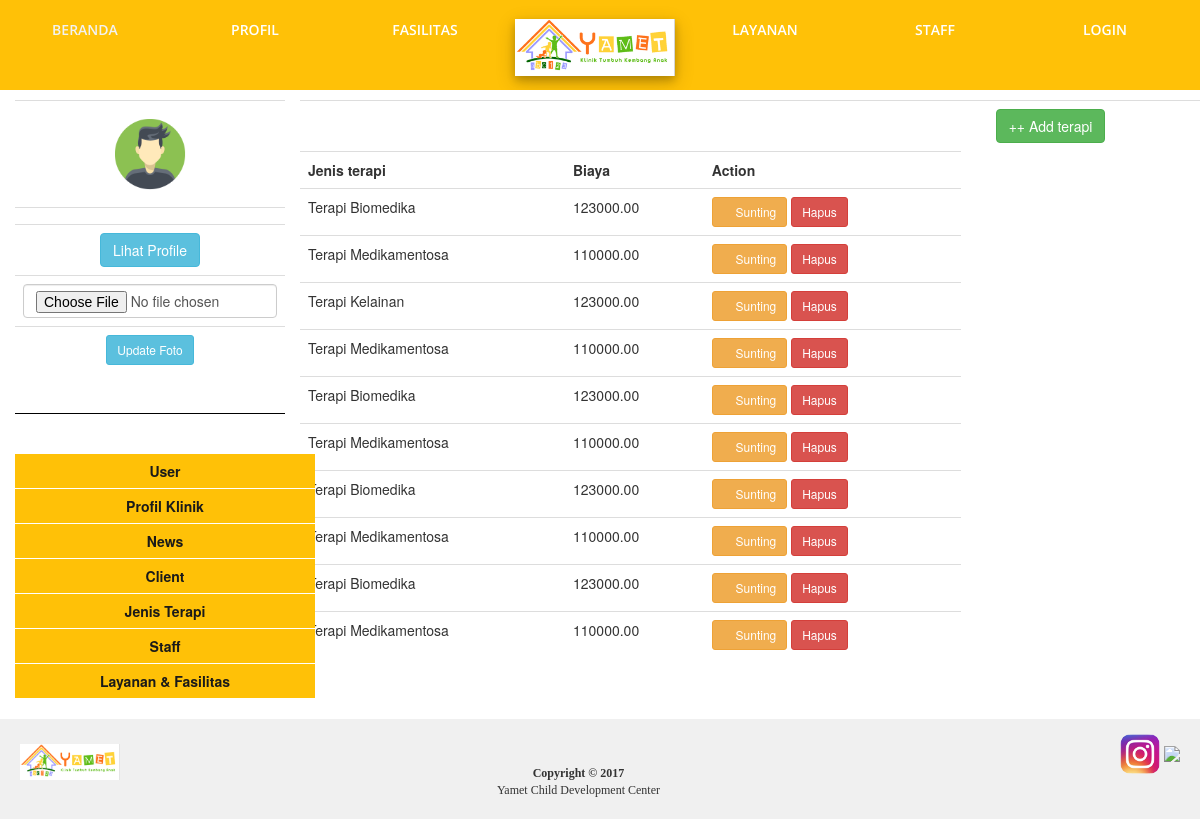
The app's page /index.php/admin/jenis_terapi with its own data.
### tables this page shows
CREATE TABLE `tbl_jenisterapi` (
  `id_jenisterapi` int(11) NOT NULL,
  `jenis_terapi` varchar(100) NOT NULL,
  `biaya_terapi` decimal(15,2) NOT NULL
);

### application/controllers/admin/Jenis_terapi.php (called while the page is built, shortened)
<?php
class Jenis_terapi extends CI_Controller {
	public function __construct() {
		$this->load->model('Jenisterapi_model');
		$this->load->model('Pegawai_model');
	}
	public function index() {
		$id_pegawai = $this->session->userdata('id_pegawai');
		$username = $this->session->userdata('username');
		$data ['pegawai'] = $this->Pegawai_model->getDetailDataPegawai($id_pegawai, $username);
		$data['terapi'] = $this->Jenisterapi_model->getAllJenisTerapi();
		$this->load->view('admin/V_jenis_terapi', $data);
	}
}

### index.php (called while the page is built, shortened)
<?php
require_once BASEPATH.'core/CodeIgniter.php';

### application/models/Jenisterapi_model.php (called while the page is built, shortened)
<?php
class Jenisterapi_model extends CI_Model {
	public function getAllJenisTerapi() {
		$this->db->select('*');
		$this->db->from('tbl_jenisterapi');
		$result = $this->db->get();
		return $result->result();
	}
}

### application/views/admin/V_jenis_terapi.php (the view, shortened to what this page needs)
<!DOCTYPE html>
<html>
<head>
		<link rel="stylesheet" type="text/css" href="<?php echo base_url();?>assets/css/bootstrap.min.css">
		<link rel="stylesheet" type="text/css" href="<?php echo base_url();?>assets/css/style.css">
		<link rel="stylesheet" type="text/css" href="<?php echo base_url();?>assets/css/font-awesome.min.css">
		<link rel="stylesheet" type="text/css" href="<?php echo base_url();?>assets/css/style.css">
		<link rel="stylesheet" href="<?php echo base_url();?>assets/css/bootstrap.min.css">
</head>
<body>
	<div class="wrapper">
		<div class="header">
			<ul>
				<li><a style="color: #f2f2f2;" href="<?php echo site_url('home')?>">Beranda</a></li>
				<li><a href="<?php echo site_url('profil')?>">Profil</a></li>
				<li><a href="<?php echo site_url('fasilitas')?>">Fasilitas</a></li>
				<li>
					<div class="">
						<img class="" style="width: 160px; z-index: 10;" src="<?php echo base_url('assets/img/ikonYamet.png')?>">
					</div>
				</li>
				<li><a href="<?php echo site_url('layanan')?>">Layanan</a></li>
 				<li><a href="<?php echo site_url('staff')?>">Staff</a></li>
 				<li>
 					<?php if($this->session->userdata('logged_in')) { ?>
						<a href="<?php echo site_url('auth/logOut')?>">Log Out</a>
					<?php } else { ?>
						<a href="<?php echo site_url('auth')?>">Login</a>
					<?php } ?>
 				</li>
			</ul>
		</div>
		<div class="row putih2">
			<div class="col-md-12">
				<div class="col-md-3">
					<div class="table-responsive">
						<table class="table" >
							<tr>
								<td style="text-align: center;">
									<?php if($pegawai->ava_pegawai != "") { ?>
										<img src="<?php echo base_url('assets/upload/pegawai/img/'.$pegawai->ava_pegawai)?>" alt="Gambar Profile" height="90px">
									<?php } else { ?>
										<img src="<?php echo base_url('assets/img/avatar1.png')?>" alt="Gambar Profile" height="90px">
									<?php } ?>
								</td>
							</tr>
							<tr><td style="text-align: center;" ><b><?php echo $this->session->userdata('username'); ?></b></td></tr>
							<tr><td style="text-align: center;" ><a href="<?php echo site_url('admin/dashboard') ?>"><button type="button" class="btn btn-info">Lihat Profile</button></a></td></tr>
							<?php echo form_open_multipart('admin/dashboard/updateAva'); ?>
								<tr><td><input type="file" name="avaprofile" class="form-control"></td></tr>
								<tr><td style="text-align: center;"><input type="submit" class="btn btn-info btn-sm" name="submit" value="Update Foto"></td></tr>
							<?php echo form_close(); ?>
						</table>
					</div>
					<hr style="border-color: black;">
					<br>
					<ul id="manager">
					<li><a href="<?php echo site_url('admin/user');?>"><b>User</b> </a></li>
					<li><a href="<?php echo site_url('admin/profile');?>"><b>Profil Klinik</b> </a></li>
					<li><a href="<?php echo site_url('admin/berita')?>"><b>News</b></a></li>
					<li><a href="<?php echo site_url('admin/client')?>"><b>Client</b></a></li>
					<li><a href="<?php echo site_url('admin/jenis_terapi')?>"><b>Jenis Terapi</b></a></li>
					<li><a href="<?php echo site_url('admin/pegawai')?>"><b>Staff</b></a></li>
					<li><a href="<?php echo site_url('admin/layanan')?>"><b>Layanan &#38; Fasilitas</b></a></li>
					</ul>
					<br>
				</div>
				<div class="table-responsive">
						<table class="table">
							<tr>
							<th></th>
							<th></th>
							<th></th>
							<th></th>
							<th><a href="<?php echo site_url('admin/jenis_terapi/tambah')?>"><button type="button" class="btn btn-success">++ Add terapi</button></a></th>
							</tr>
							<tr>
								<th><b>Jenis terapi</b></th>
								<th><b>Biaya</b></th>
								<th><b>Action</b></th>
							</tr>
								<?php foreach ($terapi as $terapi): ?>
									<tr>
										<td>
											<?php echo $terapi->jenis_terapi; ?>
										</td>
										<td><?php echo $terapi->biaya_terapi ?>
										</td>
										<td>
											<a href="<?php echo site_url('admin/jenis_terapi/edit/'.$terapi->id_jenisterapi) ?>" class="btn btn-sm btn-warning"><i class="fa fa-edit"></i> Sunting</a>
											<a href="<?php echo site_url('admin/jenis_terapi/delete/'.$terapi->id_jenisterapi) ?>" class="btn btn-sm btn-danger">Hapus</a>
										</td>
									</tr>
								<?php endforeach ?>
						</table>
					</div>
			</div>
		</div>
		<div class="footer">
			<div class="logobawah">
				<img class="d-block img-fluid" src="<?php echo base_url('assets/img/ikonYamet.png')?>">
			</div>
			<div class="sosialIkon">
				<img src="<?php echo base_url('assets/img/ikonIg.png')?>">
				<img src="<?php echo base_url('assets/img/ikonFB.png')?>">
			</div>
			<div class="copyrigth">
				<b >Copyright © 2017</b>
				<p>Yamet Child Development Center</p>
			</div>
		</div>
	</div>
</body>
</html>

### assets/css/style.css (style rules this page uses)
.wrapper { width: auto; height: auto; position: relative; }
.header { position: relative; width: 100% }
.header ul { background-color:#FFC107; padding-top: 15px; padding-left: 0; height: 90px; width: 100%; overflow: hidden; }
.header li { margin: 4px 1px; width: 14%; float: left; list-style-type: none; text-align: center; font-size: 14px; }
.header a { text-transform: uppercase; font-family: OpenSans-Semibold; margin-top: 50px; color: #ffffff; }
.header img { width: 100%; z-index: 999; box-shadow: 0 4px 8px 0 rgba(0, 0, 0, 0.2), 0 6px 20px 0 rgba(0, 0, 0, 0.19); }
.footer { background: #f0f0f0; height: 100px; width: auto; position: relative; }
.logobawah { position:absolute; top:25px; left: 20px; overflow: hidden; }
.logobawah img { width: 100px; height: auto; }
.copyrigth { position: absolute; bottom: 10px; right: 45%; font-family: "Montserrat-Light"; font-size: 12px; text-align: center; }
.sosialIkon { overflow: hidden; position: absolute; top: 15px; right: 20px; }
.sosialIkon img { height: 40px; width: auto; }
#manager { margin: 0; padding: 0; width: 125px; }
#manager li { background: #FFC107; border-bottom: 1px solid #FFF; list-style: none; padding: 0.5em; text-align: center; width: 300px; }
#manager li a { color: #1a1a1a; display: block; text-decoration: none; }

### records on screen
tbl_jenisterapi: jenis_terapi "Terapi Biomedika", biaya_terapi "123000.00"
tbl_jenisterapi: jenis_terapi "Terapi Medikamentosa", biaya_terapi "110000.00"
tbl_jenisterapi: jenis_terapi "Terapi Kelainan", biaya_terapi "123000.00"
tbl_jenisterapi: jenis_terapi "Terapi Medikamentosa", biaya_terapi "110000.00"
tbl_jenisterapi: jenis_terapi "Terapi Biomedika", biaya_terapi "123000.00"
tbl_jenisterapi: jenis_terapi "Terapi Medikamentosa", biaya_terapi "110000.00"
tbl_jenisterapi: jenis_terapi "Terapi Biomedika", biaya_terapi "123000.00"
tbl_jenisterapi: jenis_terapi "Terapi Medikamentosa", biaya_terapi "110000.00"
tbl_jenisterapi: jenis_terapi "Terapi Biomedika", biaya_terapi "123000.00"
tbl_jenisterapi: jenis_terapi "Terapi Medikamentosa", biaya_terapi "110000.00"
